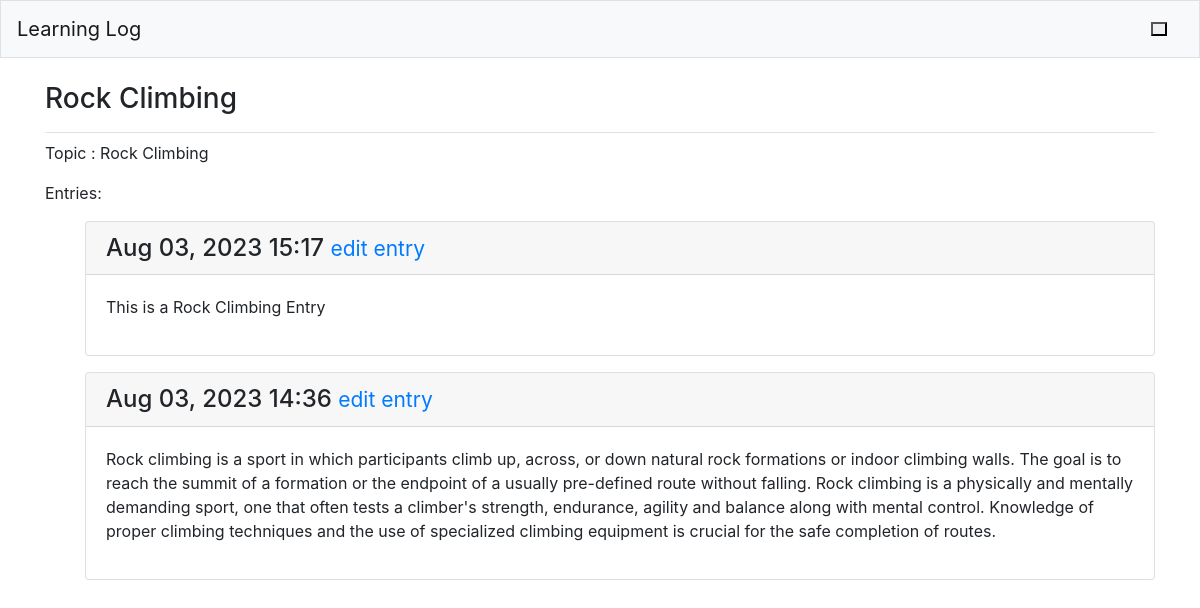
Page /topics/2 (signed in) on the committed database.
### learning_log/models.py (models this page shows, shortened)
class Topic (models.Model):
    text = models.CharField(max_length=200)
    date_added = models.DateTimeField(auto_now_add=True)
    owner = models.ForeignKey(User, on_delete= models.CASCADE)
    def __str__(self):
        return self.text

class Entry(models.Model):
    topic = models.ForeignKey(Topic, on_delete=models.CASCADE)
    text = models.TextField()
    date_added = models.DateTimeField(auto_now_add=True)
    class Meta:
        verbose_name_plural = 'entries'

### learning_log/views.py (the view)
# urls.py: path('topics/<int:topic_id>',views.topic, name = 'topic'),
@login_required
def topic(request, topic_id):
    topic = Topic.objects.get(id = topic_id)
    if topic.owner != request.user:
        raise Http404
    entries = topic.entry_set.order_by('-date_added')
    context={'topic': topic, 'entries' : entries}
    return render(request, 'learning_log/topic.html', context)

### learning_log/templates/learning_log/topic.html
{%extends "learning_log/base.html"%}
{%block page_header%}
    <h3>{{topic}}</h3>
{%endblock page_header%}
{%block content%}
<p>Topic : {{topic}}</p>
<p>Entries:</p>
<ul>
{% for entry in entries%}
    <div class="card mb-3">
        <h4 class = "card-header">
            {{entry.date_added|date:'M d, Y H:i'}}
            <small><a href="{%url 'learning_log:edit_entry' entry.id%}">edit entry</a></small>
        </h4>
        <div class = "card-body">
            {{entry.text|linebreaks}}
        </div>
    </div>
{% empty%}
    <p>There are no entries for this topic yet.</p>
{% endfor%}
{% endblock content%}

### rows in the picture
Topic: text "Rock Climbing"
Entry: date_added "Aug 03, 2023 15:17", text "This is a Rock Climbing Entry"
Entry: date_added "Aug 03, 2023 14:36", text "Rock climbing is a sport in which participants climb up, across, or down natural rock formations or indoor climbing walls. The goal is to reach the summit of a formation or the endpoint of a usually pre-defined route without falling. Rock climbing is a physically and mentally demanding sport, one that often tests a climber's strength, endurance, agility and balance along with mental control. Knowledge of proper climbing techniques and the use of specialized climbing equipment is crucial for the safe completion of routes."
